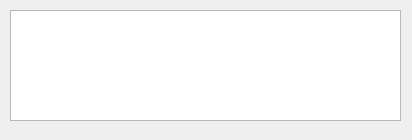
<?xml version="1.0" encoding="UTF-8"?>
<ui version="4.0">
 <class>MessageBox</class>
 <widget class="QDialog" name="MessageBox">
  <property name="geometry">
   <rect>
    <x>0</x>
    <y>0</y>
    <width>412</width>
    <height>140</height>
   </rect>
  </property>
  <property name="maximumSize">
   <size>
    <width>412</width>
    <height>140</height>
   </size>
  </property>
  <property name="windowTitle">
   <string>Message !</string>
  </property>
  <property name="windowIcon">
   <iconset resource="../../icons/icons.qrc">
    <normaloff>:/icons/term.ico</normaloff>:/icons/term.ico</iconset>
  </property>
  <widget class="QTextBrowser" name="textBrowser">
   <property name="geometry">
    <rect>
     <x>10</x>
     <y>10</y>
     <width>391</width>
     <height>111</height>
    </rect>
   </property>
  </widget>
 </widget>
 <resources>
  <include location="../../icons/icons.qrc"/>
 </resources>
 <connections/>
</ui>
